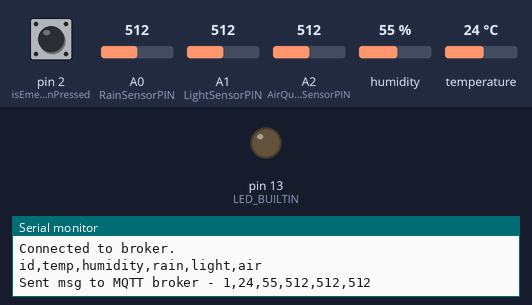
Bench run of a program on a simulated Arduino Uno, built for the host (arithmetic inside an expression is 32-bit, double 64-bit). On the bench: output pins drawn as LEDs (lit = HIGH), the last lines printed to the serial monitor. Inputs (shaded band) come from the test bench; at power-on: pin 2 (isEmergencyButtonPressed) LOW, A0 (RainSensorPIN) = 512, A1 (LightSensorPIN) = 512, A2 (AirQualitySensorPIN) = 512, humidity 55 %, temperature 24 °C. No MQTT or app messages arrive unless stated.

Above: at 1.4 s.
1.5 s: pin 2 (isEmergencyButtonPressed) pulled HIGH for 0.15 s
At 6.6 s:
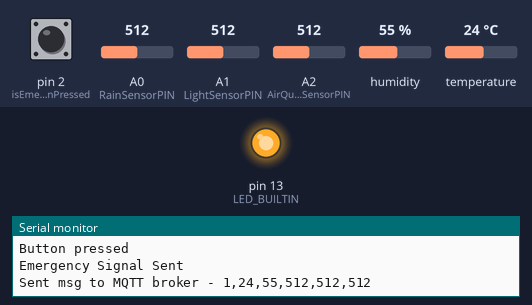
Timing chart, 0 to 17.1 s (numbered marks = the images above; inputs shaded):
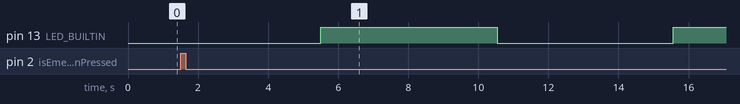

The program:

main.cpp
```cpp
#include <Arduino.h>
#include <Adafruit_Sensor.h>
#include <DHT.h>
#include <DHT_U.h>
#include <SoftwareSerial.h>
#define TINY_GSM_MODEM_SIM800 // Do not remove this line. It is used to select the correct modem by the TinyGSM library.
#include <TinyGsmClient.h>
#include <PubSubClient.h>
#include <string.h>

// DHT11
#define DHTPIN A3
#define DHTTYPE DHT11 // DHT 11
DHT_Unified dht(DHTPIN, DHTTYPE);

#define RainSensorPIN A0
#define LightSensorPIN A1
#define AirQualitySensorPIN A2

// SIM800A
SoftwareSerial SIM800A(9, 10); // RX, TX

// Network details
const char apn[] = "dialogbb";
const char user[] = "";
const char pass[] = "";

// MQTT details
const char *broker = "weatheranalytics.tk";
const char *topicOut = "test";
// const char *topicIn = "test";

TinyGsm modem(SIM800A);
TinyGsmClient client(modem);
PubSubClient mqtt(client);

int RainSensorReading()
{
  // Serial.print("RainSensorReading: ");
  int value = analogRead(RainSensorPIN);
  // Serial.println(value);
  return value;
}

int LightSensorReading()
{
  // Serial.print("LightSensorReading: ");
  int value = analogRead(LightSensorPIN);
  // Serial.println(value);
  return value;
}

int AirQualitySensorReading()
{
  // Serial.print("AirQualitySensorReading: ");
  int value = analogRead(AirQualitySensorPIN);
  // Serial.println(value);
  return value;
}

int TemperatureReading()
{
  sensors_event_t event;
  dht.temperature().getEvent(&event);
  return event.temperature;
}

int HumidityReading()
{
  sensors_event_t event;
  dht.humidity().getEvent(&event);
  return event.relative_humidity;
}

boolean mqttConnect()
{
  if (!mqtt.connect("GsmClientTest", "weather-data", "nipunonazure@123@"))
  {
    Serial.print(".");
    return false;
  }
  Serial.println("Connected to broker.");
  // mqtt.subscribe(topicIn); // no need to subscribe
  return mqtt.connected();
}

// not used as we are not subsribing to any topic
// void mqttCallback(char *topic, byte *payload, unsigned int len)
// {
//   Serial.print("Message receive: ");
//   Serial.write(payload, len);
//   Serial.println();
// }

// void sendSMS()
// {
//   Serial.println("Sending SMS..."); // Show this message on serial monitor
//   SIM800A.print("AT+CMGF=1\r");     // Set the module to SMS mode
//   delay(100);
//   SIM800A.print("AT+CMGS=\"+94775610102\"\r"); // Your phone number don't forget to include your country code, example +212123456789"
//   delay(500);
//   SIM800A.print("SIM800A is working"); // This is the text to send to the phone number, don't make it too long or you have to modify the SoftwareSerial buffer
//   delay(500);
//   SIM800A.print((char)26); // (required according to the datasheet)
//   delay(500);
//   SIM800A.println();
//   Serial.println("Text Sent.");
//   delay(500);
// }

// reset the arduino from code
void (*resetArduino)(void) = 0;
int ledState = 0;

void isEmergencyButtonPressed()
{
  if (digitalRead(2) == HIGH)
  {
    Serial.println("Button pressed");
    mqtt.publish("emergency", "Emergency Button Pressed");
    if (mqtt.connected())
    {
      mqtt.loop();
      Serial.println("Emergency Signal Sent");
    }
    else
    {
      Serial.println("MQTT Connection Dropped");
      Serial.println("Signal Quality: " + String(modem.getSignalQuality()));
      Serial.println("Resetting Arduino");
      resetArduino();
    }
  }
}

void setup()
{
  Serial.begin(9600);
  SIM800A.begin(9600); // Module baude rate, this is on max, it depends on the version

  // DHT11
  dht.begin();
  sensor_t sensor;
  dht.temperature().getSensor(&sensor);

  // Rain Sensor
  pinMode(RainSensorPIN, INPUT);

  // Light Sensor
  pinMode(LightSensorPIN, INPUT);

  // Air Quality Sensor
  pinMode(AirQualitySensorPIN, INPUT);

  pinMode(LED_BUILTIN, OUTPUT);

  Serial.println("System start.");
  Serial.println("Modem: " + modem.getModemInfo());
  modem.restart();
  Serial.println("Modem: " + modem.getModemInfo());
  Serial.println("Searching for Dialog provider.");
  if (!modem.waitForNetwork())
  {
    Serial.println("Failed. Retrying...");
  }
  Serial.println("Connected to Dialog.");
  Serial.println("Signal Quality: " + String(modem.getSignalQuality()));

  Serial.println("Connecting to GPRS network.");

  if (!modem.gprsConnect(apn, user, pass))
  {
    Serial.println("Failed. Retrying...");
  }

  Serial.println("Connected to GPRS: " + String(apn));

  mqtt.setServer(broker, 1883);
  // mqtt.setCallback(mqttCallback);
  Serial.println("Connecting to MQTT Broker: " + String(broker));
  int count = 0;
  while (mqttConnect() == false)
  {
    Serial.println("Signal Quality: " + String(modem.getSignalQuality()));
    count++;

    if (count == 5)
    {
      resetArduino();
    }
    continue;
  }

  Serial.println();
  Serial.println("id,temp,humidity,rain,light,air");
}

char msg[50];

void loop()
{

  char tempReading[5] = {};
  itoa(TemperatureReading(), tempReading, 10);
  char humidityReading[5] = {};
  itoa(HumidityReading(), humidityReading, 10);
  char rainSensorReading[5] = {};
  itoa(RainSensorReading(), rainSensorReading, 10);
  char lightSensorReading[5] = {};
  itoa(LightSensorReading(), lightSensorReading, 10);
  char airQualitySensorReading[5] = {};
  itoa(AirQualitySensorReading(), airQualitySensorReading, 10);

  // MQTT msg  format
  // id,temp,humidity,rainSensor,lightSensor,airQualitySensor
  strcpy(msg, "1,");
  strcat(msg, tempReading);
  strcat(msg, ",");
  strcat(msg, humidityReading);
  strcat(msg, ",");
  strcat(msg, rainSensorReading);
  strcat(msg, ",");
  strcat(msg, lightSensorReading);
  strcat(msg, ",");
  strcat(msg, airQualitySensorReading);

  mqtt.publish(topicOut, msg);
  Serial.print("Sent msg to MQTT broker - ");
  digitalWrite(LED_BUILTIN, ledState);
  ledState = ledState ? 0 : 1;
  Serial.println(msg);

  if (mqtt.connected())
  {
    mqtt.loop();
    for (int i = 0; i < 5000; i++)
    {
      isEmergencyButtonPressed();
      delay(1);
    }
  }
  else
  {
    Serial.println("MQTT Connection Dropped");
    Serial.println("Signal Quality: " + String(modem.getSignalQuality()));
    Serial.println("Resetting Arduino");
    resetArduino();
  }

  // // Delay between measurements.
  // delay(delayMS);
}
```
